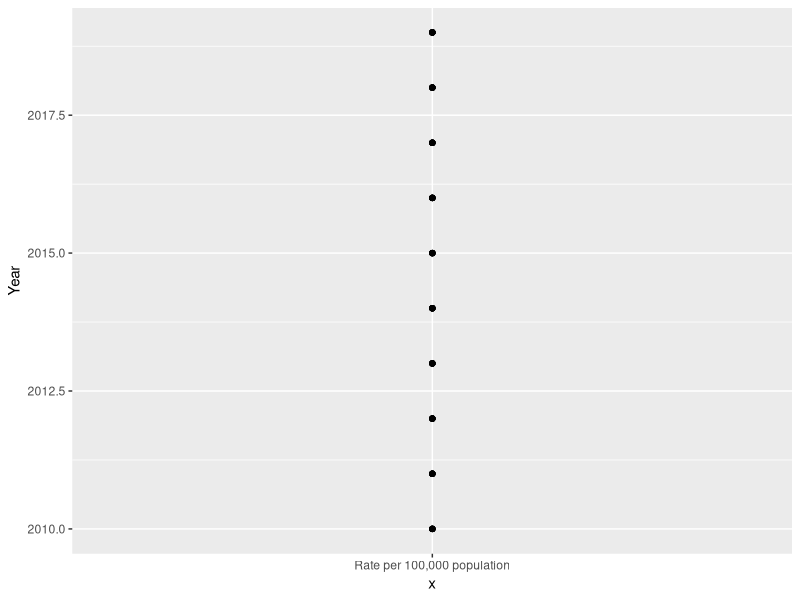

Reproduce this figure in R.
## ---- chunk 1
library(readr)
library(tidyverse)
## ---- chunk 2
criminal_data_raw <- read_csv("Data_Tables_Criminal_Incidents_Visualisation_Year_Ending_December_2019.csv")
## ---- chunk 3
criminal_data <- criminal_data_raw %>%
  filter( Year >= 2010) %>%
  rename( "offense_division" =  "Offence Division")
## ---- chunk 4
criminal_data_drug <- criminal_data %>%
  filter( offense_division == "C Drug offences") %>%
  arrange(Year)
## ---- chunk 5
ggplot(criminal_data_drug, 
aes(x = "Rate per 100,000 population", y = Year) ) + 
geom_point()
